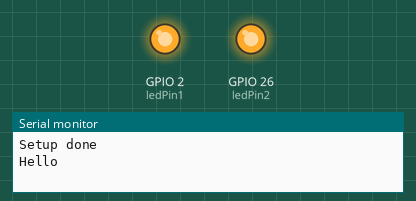
This sketch was run on a simulated ESP32. On the bench: output pins drawn as LEDs (lit = HIGH), the last lines printed to the serial monitor.

Above: at 1.0 s.
At 3.0 s:
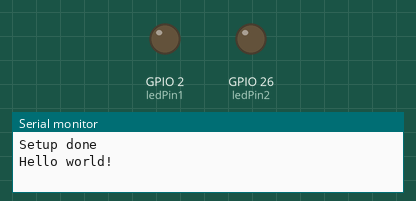
Timing chart, 0 to 5.2 s (numbered marks = the images above):
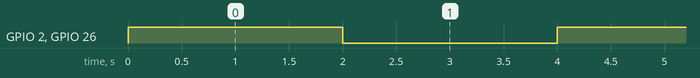

The sketch:

sketch_dec22a.ino
```cpp
// LED on GPIO2
int ledPin1 = 2;
int ledPin2 = 26;

void setup()
{
    // Set LED as output
    pinMode(ledPin1, OUTPUT);
    pinMode(ledPin2, OUTPUT);

    // Serial monitor setup
    Serial.begin(115200);
    Serial.println("Setup done");
}

void loop()
{
    Serial.print("Hello");
    digitalWrite(ledPin1, HIGH);
    digitalWrite(ledPin2, HIGH);

    delay(2000);

    Serial.println(" world!");
    digitalWrite(ledPin1, LOW);
    digitalWrite(ledPin2, LOW);

    delay(2000);
}
```

Measured:
- by itself, GPIO 2 (ledPin1), GPIO 26 (ledPin2): alternates HIGH for 2.0 s and LOW for 2.0 s
